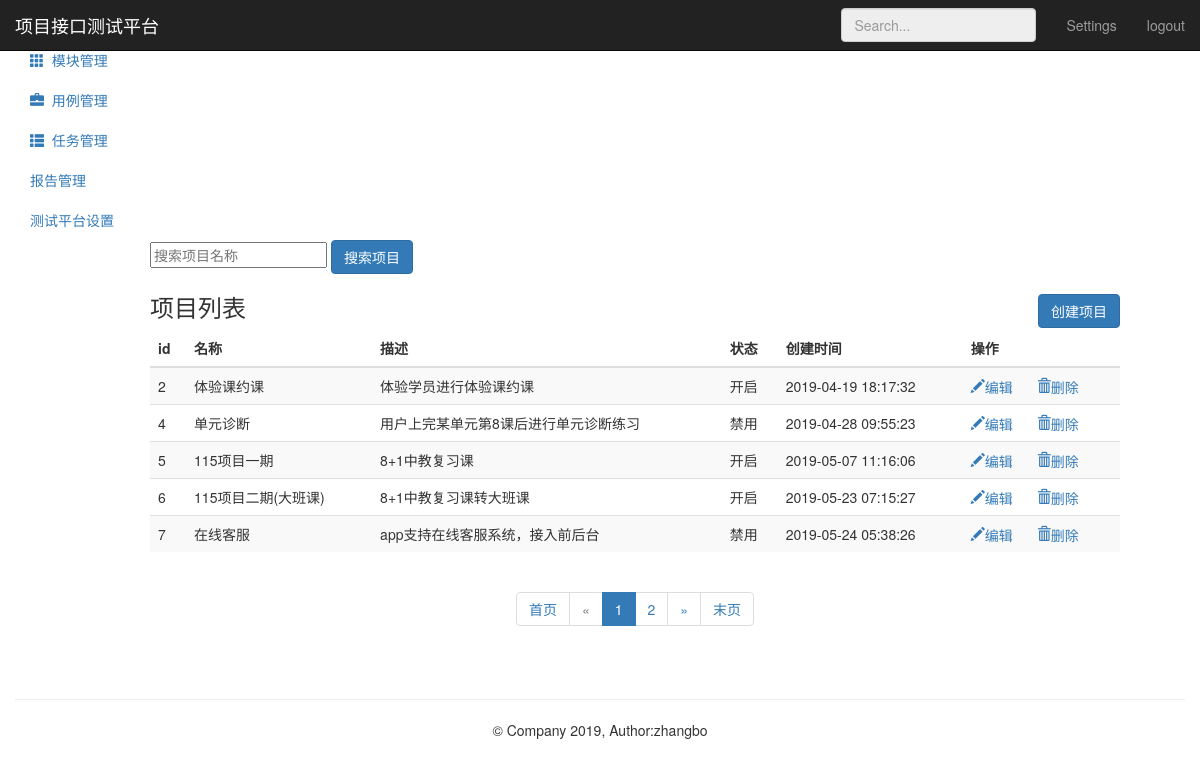
The app's page /project/ (signed in), older data.
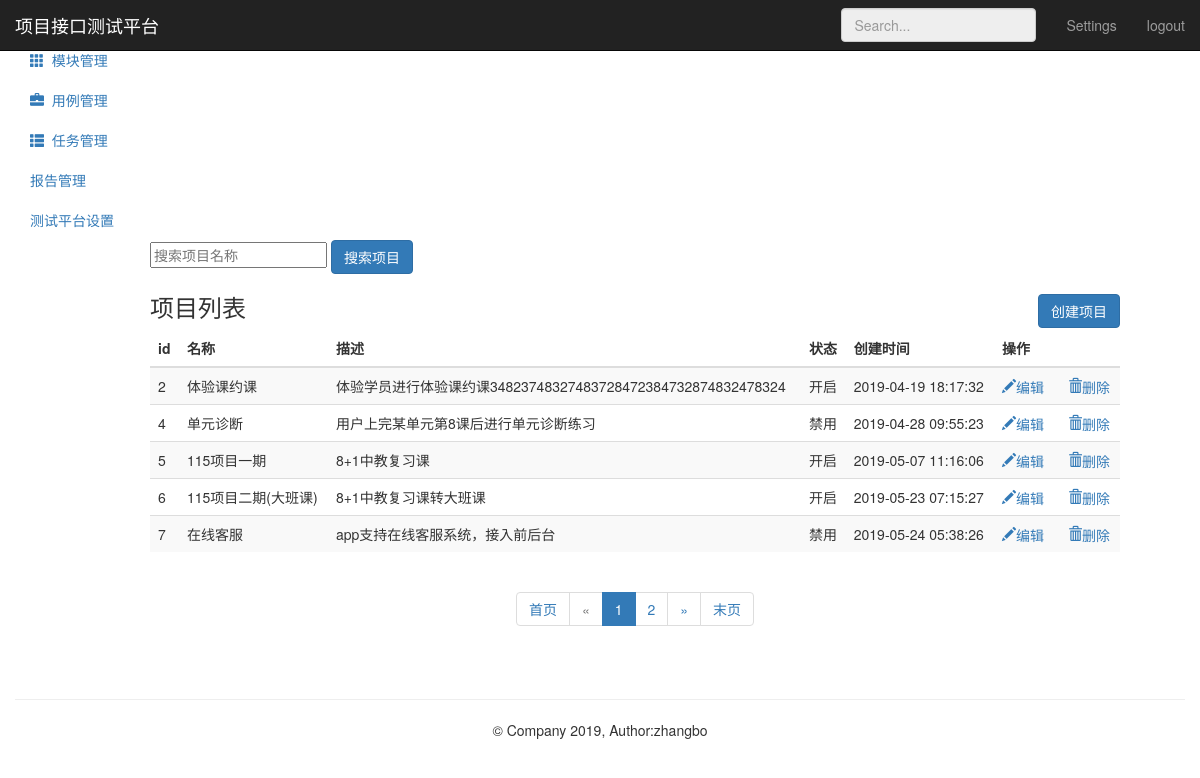
The same page, newer data.
### project_app/models.py (models this page shows, shortened)
class Project(models.Model):
      name = models.CharField("名称",max_length=50,null=False)
      describe = models.TextField("描述",default="",max_length=50)
      status = models.BooleanField("状态",default=1)
      update_time = models.DateTimeField(auto_now=True)
      create_time = models.DateTimeField(auto_now_add=True)

### project_app/views.py (the view)
# urls.py: path('',views.project_manage),
@login_required
def project_manage(request):
    project_all = Project.objects.all()
    paginator = Paginator(project_all,5)
    paginator_num_pages = paginator.num_pages
    print ("共分：",str(paginator_num_pages)+"页")
    paginator_num_pages_array_ = paginator.page_range
    print ("数组形式表示：",paginator_num_pages_array_)
    page1 = paginator.page(1)
    print ("第一页：",page1)
    page_num = page1.number
    print ("第一页：",page_num)
    page = request.GET.get('page','')
    print ("urlpage传参：",page)
    try:
        contacts = paginator.page(page)
        print ("contacts---------->1",contacts)
    except PageNotAnInteger:
        contacts = paginator.page(1)
        print ("contacts---------->2",contacts)
    except EmptyPage:
        contacts = paginator.page(paginator.num_pages)
        print ("contacts---------->3",contacts)
    print ("第二页索引：",contacts.number)
    print ("第几页：",contacts)
    return render(request,"project.html",{"projects":contacts,
                                          "type":"list",
                                          "page":page,
                                          "page_num":page_num,
                                          "paginator_num_pages":paginator_num_pages,
                                          "paginator_num_pages_array_":paginator_num_pages_array_})

### templates/project.html (shortened to what the changed rows need)
{% extends "base.html" %}
{% block base %}
     <div class="container-fluid">
        <div class="row">
            <div style="margin-left: 135px;" class="col-sm-9 col-sm-offset-3 col-md-10 col-md-offset-2 main">
                {% if type == "list" %}
                <div class="table-responsive">
                    <table class="table table-striped">
                        <thead>
                            <tr style="text-align: center">
                                <th>id</th>
                                <th>名称</th>
                                <th>描述</th>
                                <th>状态</th>
                                <th>创建时间</th>
                                <th>操作</th>
                            </tr>
                        </thead>
                        <tbody>
                            {% for project in projects %}
                            <tr>
                                  <td>{{ project.id}}</td>
                                  <td>{{ project.name}}</td>
                                  <td>{{ project.describe}}</td>
                                  <td>
                                      {% if project.status == True %}
                                          <span>开启</span>
                                      {% elif project.status == False %}
                                          <span>禁用</span>
                                      {% endif %}
                                  </td>
                                  <td>{{ project.create_time | date:"Y-m-d H:i:s" }}</td>
                                  <td>
                                      <a href="/project/edit_project/{{ project.id }}/">
                                          <i class="glyphicon glyphicon-pencil">编辑</i>
                                      </a>
                                      <a href="/project/delete_project/{{ project.id }}/" style="margin-left:20px;"
                                              onclick="return project_del()">
                                          <i class="glyphicon glyphicon-trash">删除</i>
                                      </a>
                                  </td>
                            </tr>
                            {% endfor %}
                        </tbody>
                    </table>
                </div>
                {% endif %}
            </div>
        </div>
     </div>
{% endblock %}

Row changes from the older to the newer data that the page shows:
changed Project "体验课约课": describe "体验学员进行体验课约课" → "体验学员进行体验课约课34823748327483728472384732874832478324"
